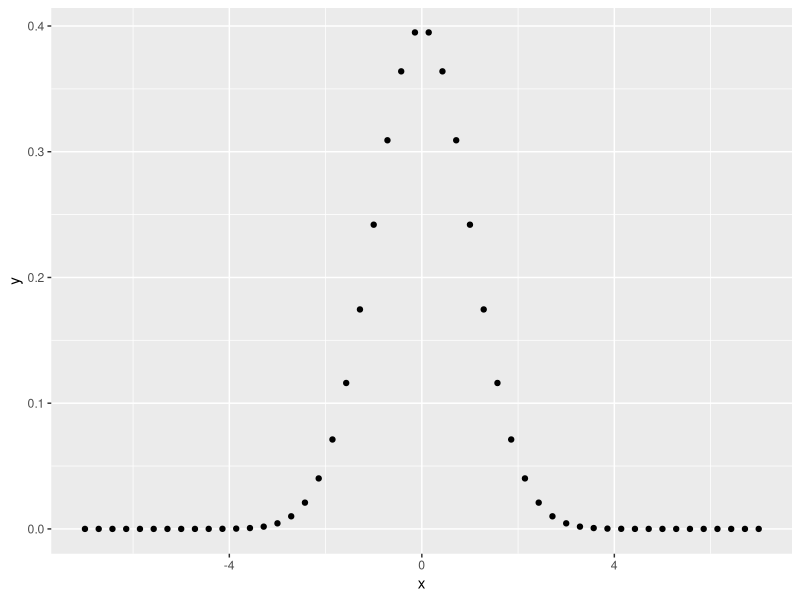
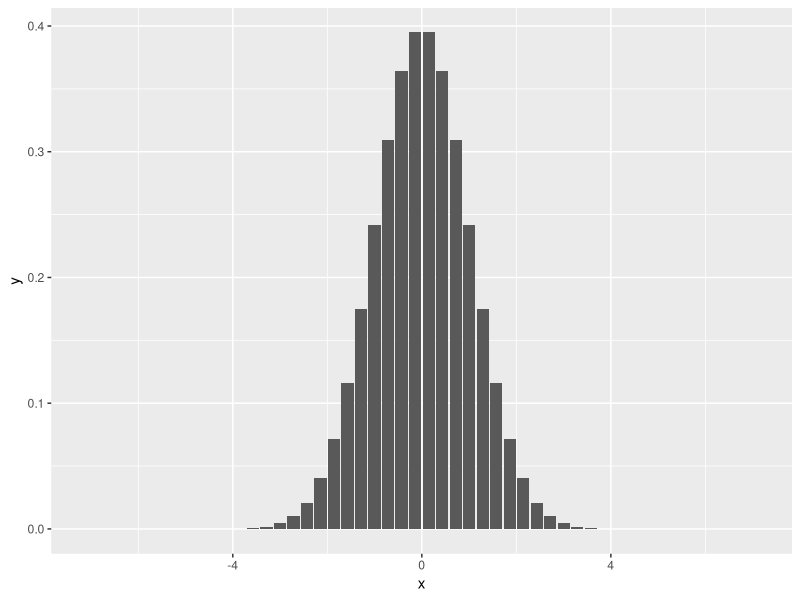
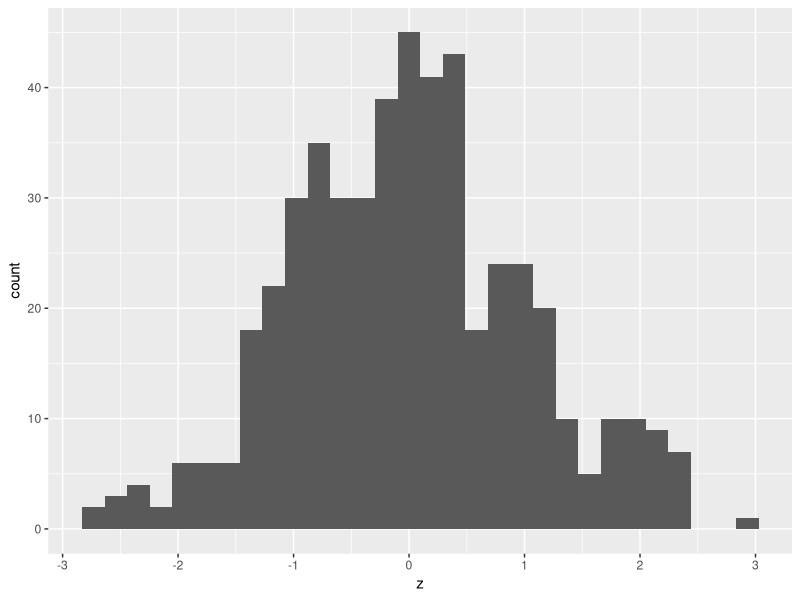
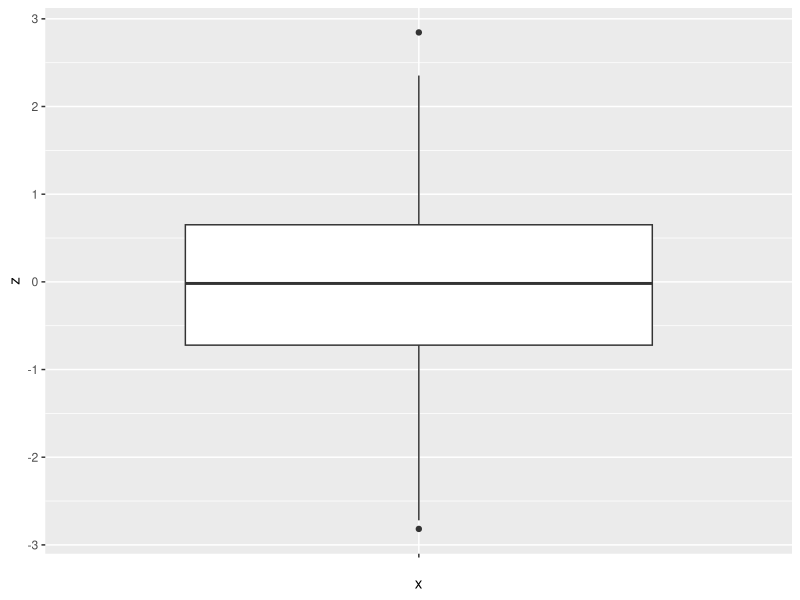

Write R code to recreate these figures, in order.
#
# Project: r-examples (github.com/garciparedes/r-examples)
# Author: Sergio García Prado (garciparedes.me)
# Date: 2017-11
# Title: Getting Started with ggplot2 Plots
#


rm(list = ls())

library(ggplot2)

x <- seq(-7, 7, length.out = 50)
y <- dnorm(x)

df_xy <- as.data.frame(cbind(x,y))

# Scatter Plot
ggplot(data = df_xy, aes(x = x, y = y)) + geom_point()

# Bar Plot
ggplot(data = df_xy, aes(x = x, y = y)) + geom_bar(stat = "summary")

z <- rnorm(500)
df_z <- as.data.frame(z)

# Histogram
ggplot(data = df_z, aes(x = z)) + geom_histogram()

# Box Plot
ggplot(data = df_z, aes(x = "", y = z)) + geom_boxplot()

